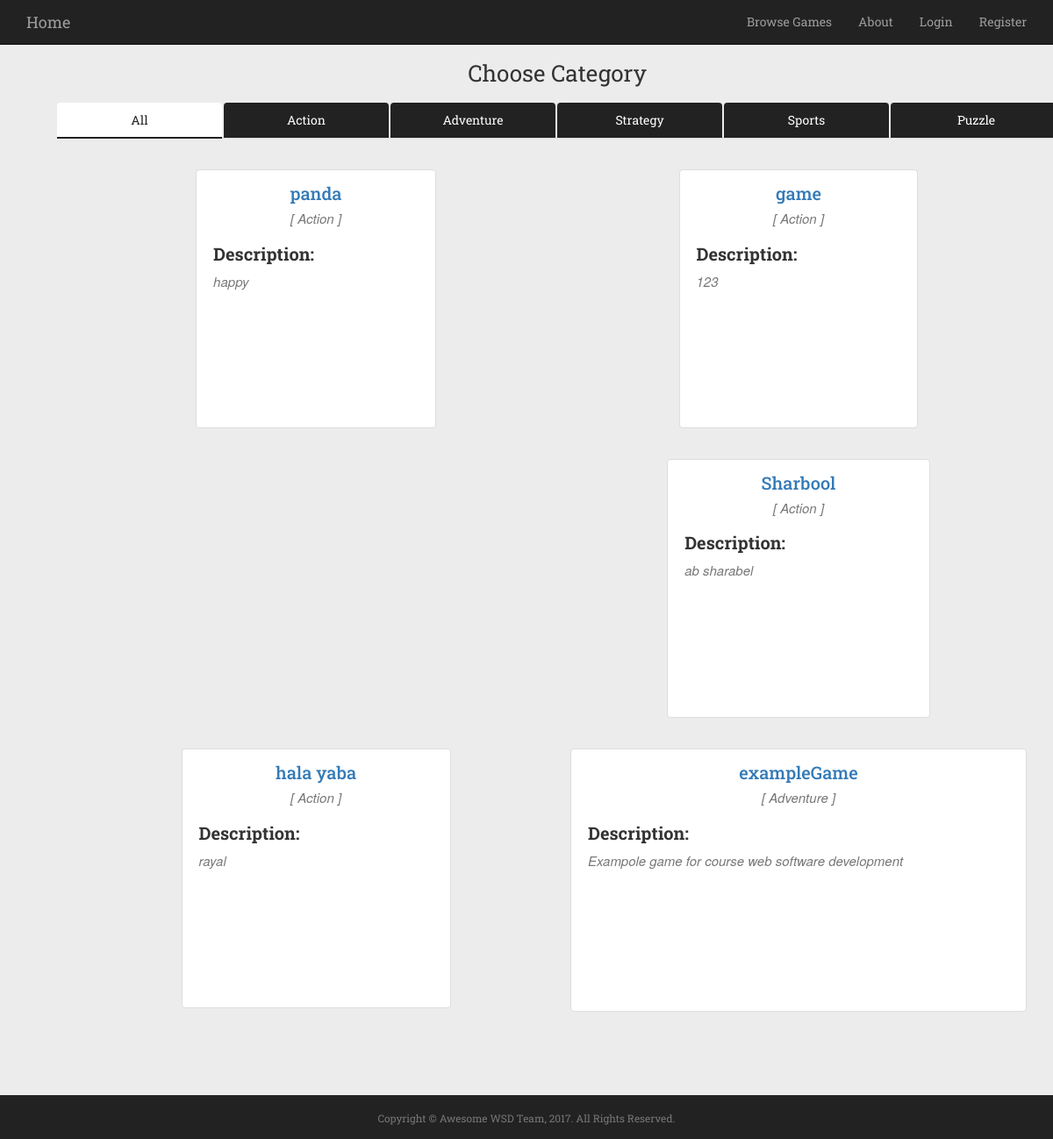
/browseGames/, run on an earlier commit of the app's database.
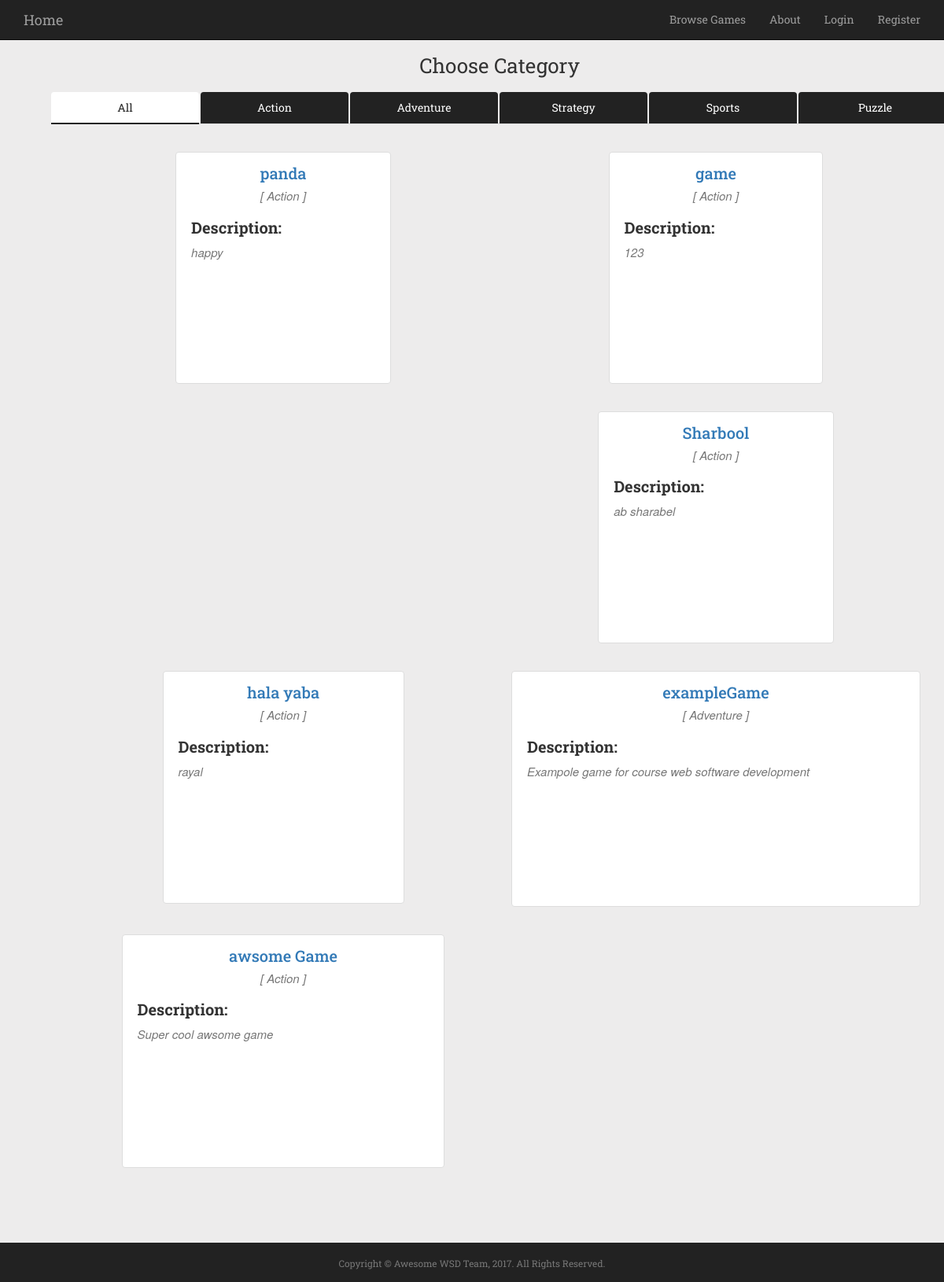
And on a later commit of the database.
### awsomeProject/models.py (models this page shows, shortened)
class Game(models.Model):
	Category_Choices = (
		('Action', 'Action'),
		('Adventure', 'Adventure'),
		('Sports', 'Sports'),
		('Strategy', 'Strategy'),
		('Puzzle', 'Puzzle')
	)
	name = models.CharField(max_length=255, unique=True)
	url = models.URLField()
	price = models.FloatField()
	description = models.TextField(max_length=300, default='')
	created = models.DateField(default=now, editable=False)
	category = models.CharField(max_length=20, choices=Category_Choices, default='Action')
	image = CloudinaryField('image')
	""" Informative name for mode """

### awsomeProject/views.py (the view)
# urls.py: url(r'^browseGames/$', views.browseGames, name='browseGames'),
def browseGames(request):
    all = Game.objects.all()
    action = all.filter(category='Action')
    adventure = all.filter(category='Adventure')
    sports = all.filter(category='Sports')
    strategy = all.filter(category='Strategy')
    puzzle = all.filter(category='Puzzle')
    return render(request, "browseGames.html", {"action" : action, "adventure" : adventure, "sports" : sports, "strategy" : strategy, "puzzle" : puzzle, "all" : all })

### awsomeProject/templates/browseGames.html (shortened to what this page needs)
{% extends "base.html" %}
{% block scriptsAndStylesheets %}
  {% load cloudinary %}
  {% load static %}
  <link rel="stylesheet" type="text/css" href="{% static 'css/browseGames.css' %}">
  <link rel="stylesheet" href="https://opensource.keycdn.com/fontawesome/4.7.0/font-awesome.min.css" />
{% endblock %}
{% block main %}
	<div class="col-lg-12" style="margin-bottom:15px; margin-top:15px">
		<div class="section-font"> Choose Category </div>
	</div>
<div class="container">
  <div class="row">
    <div class="col-md-12">
        <ul class="nav nav-tabs" role="tablist">
          <li role="presentation" class="active">
            <a href="#all" role="tab" data-toggle="tab">
               <span>All</span>
             </a>
           </li>
          <li role="presentation">
            <a href="#action" role="tab" data-toggle="tab">
               <span>Action</span>
             </a>
           </li>
          <li role="presentation">
            <a href="#adventure" role="tab" data-toggle="tab">
              <span>Adventure</span>
            </a>
          </li>
          <li role="presentation">
            <a href="#strategy" role="tab" data-toggle="tab">
               <span>Strategy</span>
             </a>
           </li>
          <li role="presentation">
            <a href="#sports" role="tab" data-toggle="tab">
              <span>Sports</span>
            </a>
          </li>
          <li role="presentation">
            <a href="#puzzle" role="tab" data-toggle="tab">
              <span>Puzzle</span>
            </a>
          </li>
        </ul>
        <div class="tab-content">
          <div role="tabpanel" class="tab-pane active" id="all">
            {% for game in all %}
        		<div class="col-md-6 text-center" style="padding-bottom:30px;">
        			<div class="img-thumbnail text-center">
        				<div class="col-md-12">
        				</div>
        				<div class="col-md-12">
        					<a href={%  url "game" game.name %}> <h4 class="service-heading">{{game.name}}<h4></a>
        					<h5 class="section-subheading text-muted">[ {{game.category}} ]</h5>
        				</div>
        				<div class="col-md-12 text-left game-description">
        					<h5 class="service-heading"><strong>Description:</strong></h5>
        					<p class="section-subheading text-muted">{{game.description}}</p>
        				</div>
        			</div>
        		</div>
        		{% endfor %}
          </div>
        </div>
    </div>
  </div>
</div>
{% endblock %}

What changed in the data, as far as the page shows it:
added Game: name "awsome Game", category "Action", description "Super cool awsome game"
